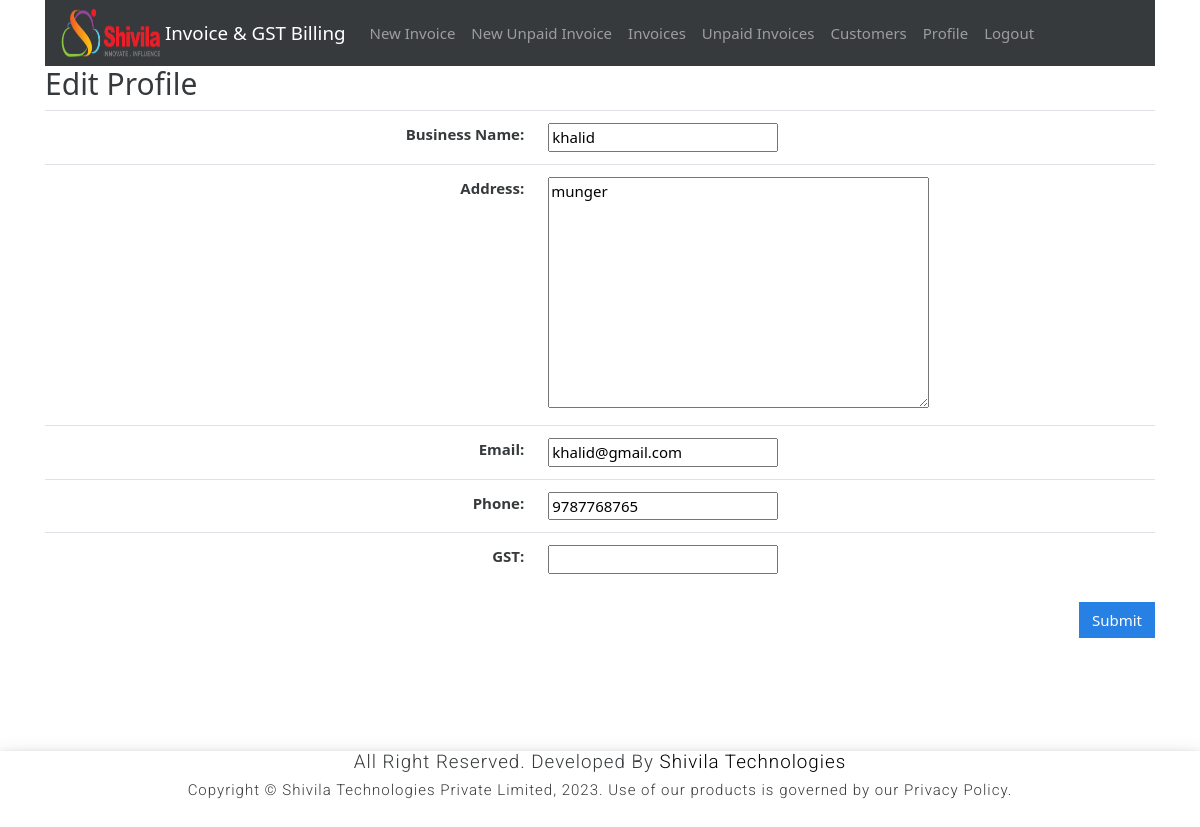
Page /profile/edit (signed in) on the committed database.
### gstbillingapp/models.py (models this page shows, shortened)
class UserProfile(models.Model):
    user = models.OneToOneField(User, on_delete=models.CASCADE)
    business_title = models.CharField(max_length=100, blank=True, null=True)
    business_address = models.TextField(max_length=400, blank=True, null=True)
    business_email = models.EmailField(blank=True, null=True)
    business_phone = models.CharField(max_length=20, blank=True, null=True)
    business_gst = models.CharField(max_length=15, blank=True, null=True)

### gstbillingapp/views.py (the view)
# urls.py: path('profile/edit', views.user_profile_edit, name='user_profile_edit'),
@login_required
def user_profile_edit(request):
    context = {}
    user_profile = get_object_or_404(UserProfile, user=request.user)
    context['user_profile_form'] = UserProfileForm(instance=user_profile)
    if request.method == "POST":
        user_profile_form = UserProfileForm(request.POST, instance=user_profile)
        user_profile_form.save()
        return redirect('user_profile')
    return render(request, 'gstbillingapp/user_profile_edit.html', context)

### gstbillingapp/forms.py
class UserProfileForm(ModelForm):
    def __init__(self, *args, **kwargs):
        super(UserProfileForm, self).__init__(*args, **kwargs)
        self.fields['business_title'].required = True
    class Meta:
        model = UserProfile
        fields = ['business_title', 'business_address', 'business_email', 'business_phone', 'business_gst']

### gstbillingapp/templates/gstbillingapp/user_profile_edit.html (shortened to what this page needs)
{% extends "gstbillingapp/base.html" %}
{% load static %}
{% block content %}
<h2>Edit Profile</h2>
<form method="POST">
	<table class="table">
		<tbody class="two-col-form">
			<tr>
				<th scope="row" class="text-right">Business Name:</th>
				<td class="form-input-td customer_search_area">{{user_profile_form.business_title}}</td>
			</tr>
			<tr>
				<th scope="row" class="text-right">Address:</th>
				<td class="form-input-td">{{user_profile_form.business_address}}</td>
			</tr>
			<tr>
				<th scope="row" class="text-right">Email:</th>
				<td class="form-input-td">{{user_profile_form.business_email}}</td>
			</tr>
			<tr>
				<th scope="row" class="text-right">Phone:</th>
				<td class="form-input-td">{{user_profile_form.business_phone}}</td>
			</tr>
			<tr>
				<th scope="row" class="text-right">GST:</th>
				<td class="form-input-td" pattern="([A-Za-z0-9]{15})|(^$)">{{user_profile_form.business_gst}}</td>
			</tr>
		</tbody>
	</table>
	<input type="submit" class="btn btn-primary float-right" value="Submit">
</form>
{% endblock %}

### gstbillingapp/static/gstbillingapp/main.css (style rules this page uses)
.two-col-form td, .two-col-form th { width: 25%; }

### rows in the picture
UserProfile: business_title "khalid", business_address "munger", business_email "khalid@gmail.com", business_phone "9787768765"
